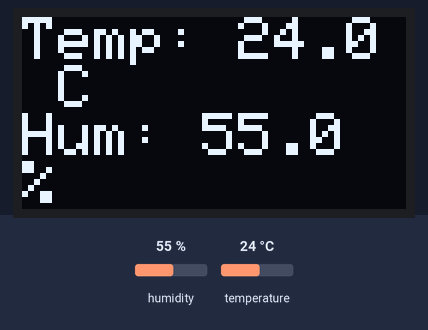
The program below on a simulated ESP32. Shown: 128×64 one-colour display. The test bench sets the inputs (shaded band); at power-on: humidity 55 %, temperature 24 °C. What the program prints to the serial monitor is not drawn.

Above: at 2.6 s.
2.7 s: humidity set to 22 %
At 5.2 s:
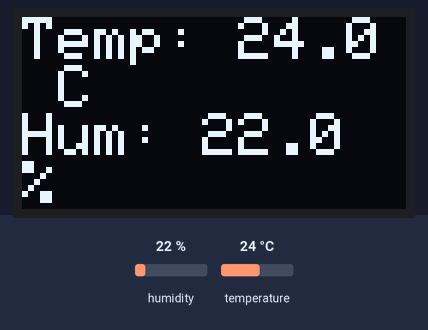
5.7 s: temperature set to 12 °C
At 6.7 s:
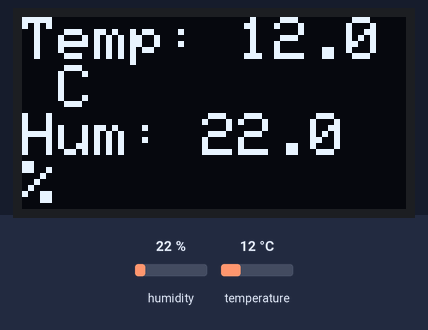
8.7 s: humidity set to 40 %
At 10.7 s:
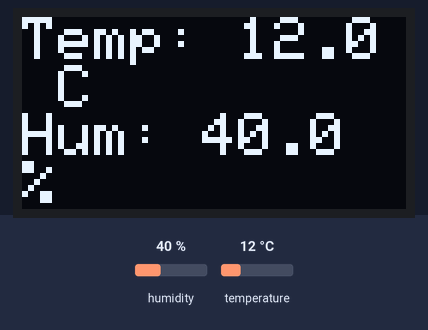
11.7 s: temperature set to 19 °C
At 13.4 s:
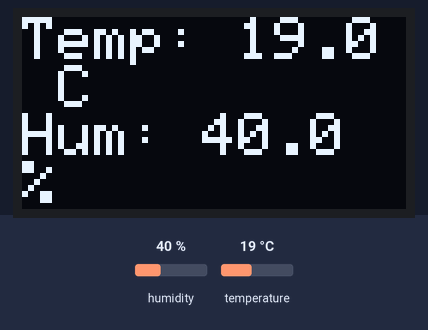
Timing chart, 0 to 14.9 s (numbered marks = the images above; inputs shaded):
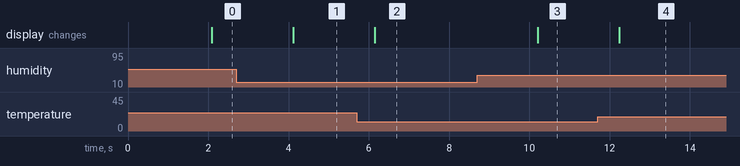

Measured:
- after the input at 2.7 s, the display: changes after 1.4 s (image 1)
- after the input at 5.7 s, the display: changes after 0.45 s (image 2)
- after the input at 8.7 s, the display: changes after 1.5 s (image 3)
- after the input at 11.7 s, the display: changes after 0.54 s (image 4)

The program:

main.cpp
```cpp
#include <Adafruit_Sensor.h>
#include <DHT.h>
#include <DHT_U.h>
#include <Wire.h>
#include <Adafruit_GFX.h>
#include <Adafruit_SSD1306.h>

// Capteur DHT
#define DHTPIN 18
#define DHTTYPE DHT11
DHT_Unified dht(DHTPIN, DHTTYPE);
uint32_t delayMS;

// Ecran OLED
#define SCREEN_WIDTH 128
#define SCREEN_HEIGHT 64
#define OLED_RESET    -1
Adafruit_SSD1306 display(SCREEN_WIDTH, SCREEN_HEIGHT, &Wire, OLED_RESET);

void setup() {
  Serial.begin(115200);

  // Initialisation de l'écran OLED
  if(!display.begin(SSD1306_SWITCHCAPVCC, 0x3C)) {
    Serial.println(F("Erreur initialisation écran SSD1306"));
    for(;;);
  }
  display.clearDisplay();
  display.display();

  // Initialisation du capteur DHT
  dht.begin();
  sensor_t sensor;
  dht.temperature().getSensor(&sensor);
  delayMS = sensor.min_delay / 1000;
}

void loop() {
  delay(2000);

  // Lecture des données du capteur
  sensors_event_t event;

  // Température
  dht.temperature().getEvent(&event);
  float temperature = NAN;
  if (!isnan(event.temperature)) {
    temperature = event.temperature;
  }

  // Humidité
  dht.humidity().getEvent(&event);
  float humidity = NAN;
  if (!isnan(event.relative_humidity)) {
    humidity = event.relative_humidity;
  }

  // Affichage sur le moniteur série
  Serial.print(F("Température: "));
  Serial.print(temperature);
  Serial.println(F("°C"));

  Serial.print(F("Humidité: "));
  Serial.print(humidity);
  Serial.println(F("%"));

  // Affichage sur l'écran OLED
  display.clearDisplay();
  display.setTextSize(2);
  display.setTextColor(WHITE);
  display.setCursor(0,0);

  if (!isnan(temperature)) {
    display.print("Temp: ");
    display.print(temperature, 1);
    display.println(" C");
  } else {
    display.println("Temp Err");
  }

  if (!isnan(humidity)) {
    display.print("Hum: ");
    display.print(humidity, 1);
    display.println(" %");
  } else {
    display.println("Hum Err");
  }

  display.display();
}
```
